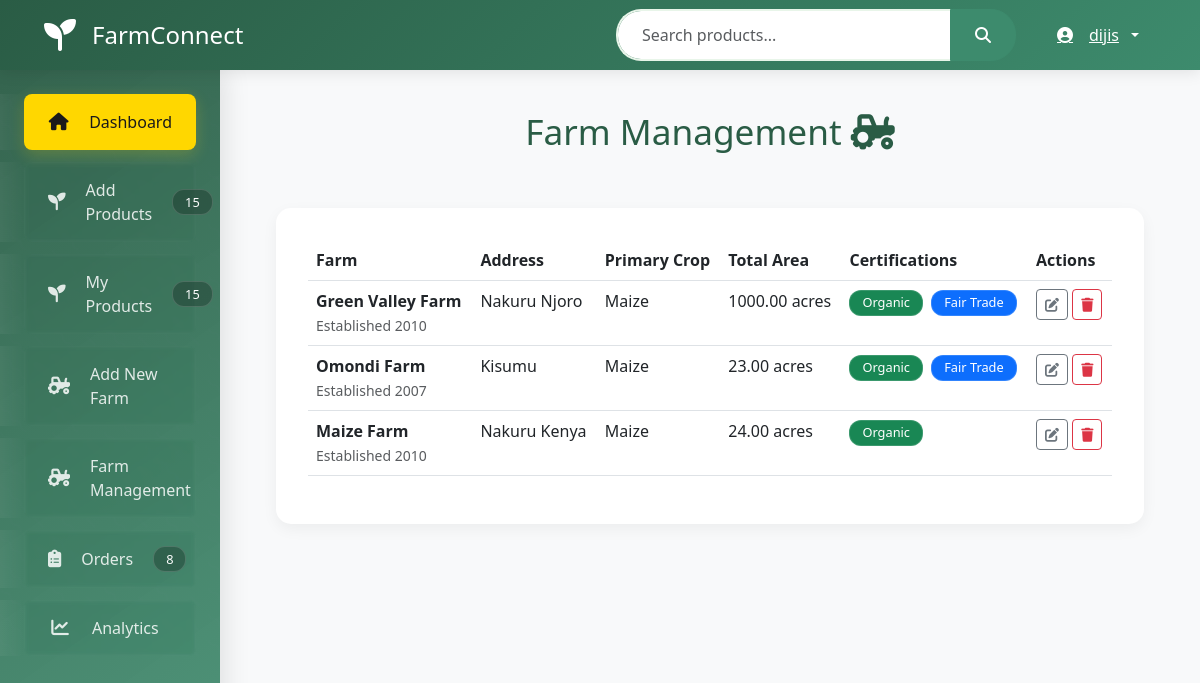
/dashboard/farm-management/ (signed in), run on the app's committed database.
### core/models.py (models this page shows, shortened)
class CustomUser(AbstractUser):
    ROLE_CHOICES = (
        ('farmer', 'Farmer'),
        ('buyer', 'Buyer'),
    )
    role = models.CharField(max_length=10, choices=ROLE_CHOICES)

class Farm(models.Model):
    SOIL_TYPES = [
        ('Loamy', 'Loamy'),
        ('Clay', 'Clay'),
        ('Sandy', 'Sandy'),
    ]
    farmer = models.ForeignKey(settings.AUTH_USER_MODEL, on_delete=models.CASCADE)
    name = models.CharField(max_length=100)
    established_year = models.PositiveIntegerField()
    address = models.TextField()
    total_area = models.DecimalField(max_digits=10, decimal_places=2)
    primary_crop = models.CharField(max_length=100, blank=True)
    soil_type = models.CharField(max_length=20, choices=SOIL_TYPES, blank=True)
    description = models.TextField()
    is_organic_certified = models.BooleanField(default=False)
    is_fair_trade_certified = models.BooleanField(default=False)
    gallery_images = models.ImageField(upload_to='farm_gallery/', blank=True, null=True)
    created_at = models.DateTimeField(auto_now_add=True)

### core/views.py (the view)
# urls.py: path('dashboard/farm-management/', views.farm_management, name='farm_management'),
@login_required
def farm_management(request):
    farms = Farm.objects.filter(farmer=request.user)
    return render(request, 'core/farm_management.html', {'farms': farms})

### core/templates/core/farm_management.html (shortened to what this page needs)
{% extends 'core/dashboard_base.html' %} {% load static %} {% block content %}
<div class="dashboard-header">
  <h1>Farm Management <i class="fas fa-tractor"></i></h1>
</div>
<div class="dashboard-grid">
  <div class="dashboard-card">
    <div class="table-responsive">
      <table class="table table-hover">
        <thead>
          <tr>
            <th>Farm</th>
            <th>Address</th>
            <th>Primary Crop</th>
            <th>Total Area</th>
            <th>Certifications</th>
            <th>Actions</th>
          </tr>
        </thead>
        <tbody>
          {% for farm in farms %}
          <tr class="hover-effect">
            <td>
              <strong>{{ farm.name }}</strong><br />
              <small class="text-muted"
                >Established {{ farm.established_year }}</small
              >
            </td>
            <td>{{ farm.address }}</td>
            <td>{{ farm.primary_crop }}</td>
            <td>{{ farm.total_area }} acres</td>
            <td>
              {% if farm.is_organic_certified %}
              <span class="badge bg-success me-1">Organic</span>
              {% endif %} {% if farm.is_fair_trade_certified %}
              <span class="badge bg-primary">Fair Trade</span>
              {% endif %}
            </td>
            <td>
              <a
                href="{% url 'update_farm' farm.id %}"
                class="btn btn-sm btn-outline-secondary"
              >
                <i class="fas fa-edit"></i>
              </a>
              <form
                method="post"
                action="{% url 'delete_farm' farm.id %}"
                class="d-inline"
              >
                <button
                  class="btn btn-sm btn-outline-danger"
                  onclick="return confirm('Are you sure?')"
                >
                  <i class="fas fa-trash"></i>
                </button>
              </form>
            </td>
          </tr>
          {% empty %}
          <tr>
            <td colspan="6" class="text-center text-muted">
              No farms registered yet.
            </td>
          </tr>
          {% endfor %}
        </tbody>
      </table>
    </div>
  </div>
</div>
{% endblock %}

### core/templates/core/dashboard_base.html (shortened to what this page needs)
<!DOCTYPE html>
<html lang="en">
  <head>
    <link
      href="https://cdn.jsdelivr.net/npm/bootstrap@5.3.0/dist/css/bootstrap.min.css"
      rel="stylesheet"
    />
    <link
      rel="stylesheet"
      href="https://cdnjs.cloudflare.com/ajax/libs/font-awesome/6.4.0/css/all.min.css"
    />
    {% load static %}
    <link rel="stylesheet" href="{% static 'core/css/dashboard.css' %}" />
  </head>
  <body class="dashboard-body">
    <nav class="dashboard-nav navbar navbar-expand-lg fixed-top">
      <div class="container-fluid">
        <div class="nav-brand">
          <i class="fas fa-seedling"></i>
          <span>FarmConnect</span>
        </div>
        <div class="nav-controls d-flex align-items-center gap-4">
          <form class="d-flex search-form" role="search">
            <div class="input-group">
              <input
                type="search"
                class="form-control search-input"
                placeholder="Search products..."
                aria-label="Search"
              />
              <button class="btn btn-success search-btn" type="submit">
                <i class="fas fa-search"></i>
              </button>
            </div>
          </form>
          <div class="dropdown">
            <button
              class="btn btn-link dropdown-toggle profile-btn"
              type="button"
              id="profileDropdown"
              data-bs-toggle="dropdown"
              aria-expanded="false"
            >
              <i class="fas fa-user-circle me-2"></i>
              <span>{{ user.username }}</span>
            </button>
          </div>
        </div>
      </div>
    </nav>
    <div class="dashboard-container">
      <aside class="dashboard-sidebar">
        <nav class="sidebar-nav">
          <ul class="nav-list">
            <li class="nav-item active">
              <a href="{% url 'dashboard' %}">
                <i class="fas fa-home"></i>
                <span>Dashboard</span>
              </a>
            </li>
            {% if user.role == 'farmer' %}
            <li class="nav-item">
              <a href="{% url 'add_product' %}">
                <i class="fas fa-seedling"></i>
                <span>Add Products</span>
                <span class="badge">15</span>
              </a>
            </li>
            <li class="nav-item">
              <a href="{% url 'my_products' %}">
                <i class="fas fa-seedling"></i>
                <span>My Products</span>
                <span class="badge">15</span>
              </a>
            </li>
            <li class="nav-item">
              <a href="{% url 'add_farm' %}">
                <i class="fas fa-tractor"></i>
                <span>Add New Farm</span>
              </a>
            </li>
            <li class="nav-item">
              <a href="{% url 'farm_management' %}">
                <i class="fas fa-tractor"></i>
                <span>Farm Management</span>
              </a>
            </li>
            <li class="nav-item">
              <a href="{% url 'orders' %}">
                <i class="fas fa-clipboard-list"></i>
                <span>Orders</span>
                <span class="badge">8</span>
              </a>
            </li>
            <li class="nav-item">
              <a href="#">
                <i class="fas fa-chart-line"></i>
                <span>Analytics</span>
              </a>
            </li>
            {% endif %}
          </ul>
        </nav>
      </aside>
      <main class="dashboard-main">{% block content %}{% endblock %}</main>
    </div>
  </body>
</html>

### core/static/core/css/dashboard.css (style rules this page uses)
:root { --primary-green: #2a5c45; --secondary-green: #3d8b6d; --accent-mint: #e8f5e9; --dark-black: #1a1a1a; --gold-wheat: #ffd700; --transition: all 0.3s cubic-bezier(0.4, 0, 0.2, 1); }
.dashboard-body { background: #f8f9fa; padding-top: 70px; }
.dashboard-nav { background: linear-gradient( 135deg, var(--primary-green), var(--secondary-green) ); padding: 1rem 2rem; box-shadow: 0 2px 15px rgba(0, 0, 0, 0.1); height: 70px; position: fixed; width: 100%; top: 0; z-index: 1000; }
.nav-brand { display: flex; align-items: center; gap: 1rem; color: white; font-size: 1.5rem; }
.nav-brand i { font-size: 2rem; }
.dashboard-sidebar { width: 280px; background: linear-gradient(145deg, rgba(42, 92, 69, 0.95) 0%, rgba(61, 139, 109, 0.9) 100%); height: calc(100vh - 70px); position: fixed; left: 0; top: 70px; box-shadow: 5px 0 25px rgba(0, 0, 0, 0.1); z-index: 999; overflow-y: auto; backdrop-filter: blur(5px); padding: 1.5rem 0; }
.sidebar-nav { padding: 0 1.5rem; position: relative; }
.sidebar-nav::before { content: ''; position: absolute; top: 0; left: 0; right: 0; bottom: 0; opacity: 0.15; z-index: -1; }
.nav-list { list-style: none; padding: 0; margin: 0; }
.nav-item { margin-bottom: 0.75rem; position: relative; }
.nav-item a { display: flex; align-items: center; gap: 1.25rem; padding: 1rem 1.5rem; color: rgba(255, 255, 255, 0.85); text-decoration: none; border-radius: 8px; transition: var(--transition); backdrop-filter: blur(2px); background: rgba(255, 255, 255, 0.05); }
.nav-item a::before { content: ''; position: absolute; left: -100%; top: 0; width: 100%; height: 100%; background: linear-gradient(90deg, transparent, rgba(255, 255, 255, 0.15), transparent); transition: var(--transition); }
.nav-item.active a { background: var(--gold-wheat); color: var(--dark-black) !important; box-shadow: 0 5px 15px rgba(255, 215, 0, 0.2); }
.nav-item i { width: 24px; text-align: center; font-size: 1.1rem; }
.badge { background: rgba(0, 0, 0, 0.25); color: white; padding: 0.35rem 0.75rem; border-radius: 12px; font-size: 0.8rem; font-weight: 500; margin-left: auto; border: 1px solid rgba(255, 255, 255, 0.15); }
.dashboard-main { margin-left: 280px; padding: 2.5rem; min-height: calc(100vh - 70px); transition: var(--transition); }
.search-form .input-group { width: 400px; transition: var(--transition); }
.search-input { border: 2px solid var(--accent-mint); border-right: none; border-radius: 25px 0 0 25px !important; padding: 0.75rem 1.5rem; }
.search-btn { border-radius: 0 25px 25px 0 !important; padding: 0.75rem 1.5rem; background: var(--secondary-green); border-color: var(--secondary-green); }
.profile-btn { color: white !important; padding: 0.5rem 1rem !important; display: flex; align-items: center; gap: 0.5rem; }
@media (max-width: 1200px) { .dashboard-sidebar { width: 220px; } }
@media (max-width: 1200px) { .dashboard-main { margin-left: 220px; } }
.dashboard-header { margin-bottom: 2.5rem; text-align: center; }
.dashboard-header h1 { color: var(--primary-green); font-size: 2.2rem; margin-bottom: 0.5rem; }
.dashboard-grid { display: grid; grid-template-columns: repeat(auto-fit, minmax(300px, 1fr)); gap: 2rem; padding: 1rem; }
.dashboard-card { background: white; padding: 2rem; border-radius: 15px; box-shadow: 0 5px 15px rgba(0, 0, 0, 0.05); transition: var(--transition); position: relative; overflow: hidden; }

### data on the page
CustomUser: username "dijis"
Farm: name "Green Valley Farm", established_year "2010", address "Nakuru Njoro", primary_crop "Maize", total_area "1000.00", is_organic_certified "Organic", is_fair_trade_certified "Fair Trade"
Farm: name "Omondi Farm", established_year "2007", address "Kisumu", primary_crop "Maize", total_area "23.00", is_organic_certified "Organic", is_fair_trade_certified "Fair Trade"
Farm: name "Maize Farm", established_year "2010", address "Nakuru Kenya", primary_crop "Maize", total_area "24.00", is_organic_certified "Organic"
